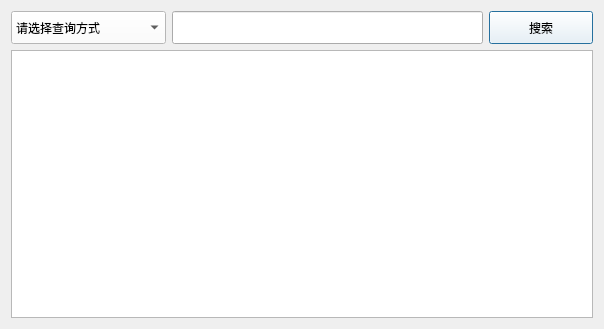
<?xml version="1.0" encoding="UTF-8"?>
<ui version="4.0">
 <class>query</class>
 <widget class="QDialog" name="query">
  <property name="geometry">
   <rect>
    <x>0</x>
    <y>0</y>
    <width>604</width>
    <height>329</height>
   </rect>
  </property>
  <property name="windowTitle">
   <string>Dialog</string>
  </property>
  <layout class="QVBoxLayout" name="verticalLayout" stretch="1,8">
   <item>
    <layout class="QHBoxLayout" name="horizontalLayout" stretch="3,6,2">
     <item>
      <widget class="QComboBox" name="comboBox">
       <property name="sizePolicy">
        <sizepolicy hsizetype="Preferred" vsizetype="Expanding">
         <horstretch>0</horstretch>
         <verstretch>0</verstretch>
        </sizepolicy>
       </property>
       <property name="styleSheet">
        <string notr="true">background-color: rgb(255, 255, 255);</string>
       </property>
       <item>
        <property name="text">
         <string>请选择查询方式</string>
        </property>
       </item>
       <item>
        <property name="text">
         <string>按姓名查询</string>
        </property>
       </item>
       <item>
        <property name="text">
         <string>按电话号码查询</string>
        </property>
       </item>
      </widget>
     </item>
     <item>
      <widget class="QLineEdit" name="edit_key">
       <property name="sizePolicy">
        <sizepolicy hsizetype="Expanding" vsizetype="Expanding">
         <horstretch>0</horstretch>
         <verstretch>0</verstretch>
        </sizepolicy>
       </property>
      </widget>
     </item>
     <item>
      <widget class="QPushButton" name="btn_search">
       <property name="sizePolicy">
        <sizepolicy hsizetype="Minimum" vsizetype="Expanding">
         <horstretch>0</horstretch>
         <verstretch>0</verstretch>
        </sizepolicy>
       </property>
       <property name="styleSheet">
        <string notr="true">background-color: rgb(255, 255, 255);</string>
       </property>
       <property name="text">
        <string>搜索</string>
       </property>
      </widget>
     </item>
    </layout>
   </item>
   <item>
    <widget class="QTableView" name="tableView"/>
   </item>
  </layout>
 </widget>
 <resources/>
 <connections/>
</ui>
